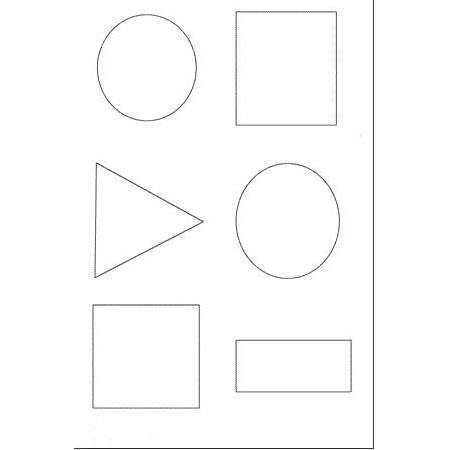
#> input picture resources/shapes.png, 450 x 450 px
$ python gorev8.py
#> lines starting #> are read from the running program, lines starting #| are printed output that depends on the picture; after the words box and inside, x2 and y2 are one past the last pixel; in counts of white or black regions, pixels touching at a corner belong together
import cv2
import numpy as np
path = "resources/shapes.png"
img = cv2.imread(path)
#> img is the input picture: shape (450, 450, 3); mean B, G, R 252, 252, 252
gray_img = cv2.cvtColor(img, cv2.COLOR_BGR2GRAY)
corners = cv2.goodFeaturesToTrack(gray_img, 50, 0.01, 15, useHarrisDetector=True, k=0.1) #köşe tespiti için kıullanılan fonksiyon
#> corners = 17 rows, first 8: [371, 446], [96, 163], [202, 221], [95, 277], [74, 448], [199, 407], [236, 340], [199, 305]
corner = np.int32(corners) #resim 32 bitlik tam sayı değerine getirildi
#> corner = contour of 17 points, box (x1, y1, x2, y2) (74, 12, 372, 449), area 62310
for c in corner:
    x,y = c.ravel() #birden fazla boyutlu olan diziyi tek bri diziye indirgedi
    img = cv2.circle(img,(x,y),5,(0,0,255),-1) #verilen koordinatlara kırmızı daire çiz
#> this loop made 17 passes
#> (x, y) on passes 1 to 12: (371, 446), (96, 163), (202, 221), (95, 277), (74, 448), (199, 407), (236, 340), (199, 305), (334, 13), (93, 305), (236, 391), (236, 12)
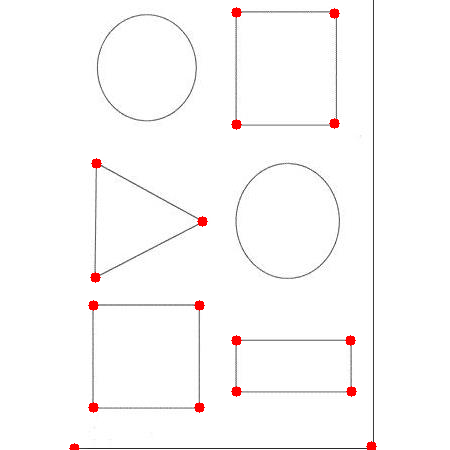
#> img: shape (450, 450, 3); mean B, G, R 250.5, 250.5, 252.2
cv2.imshow("corner detection",img)
cv2.waitKey(0)
cv2.destroyAllWindows()


###edge
import cv2

path = "resources/shapes.png"
img = cv2.imread(path)
blurred = cv2.GaussianBlur(img, (5,5),0) #resim blurlandı
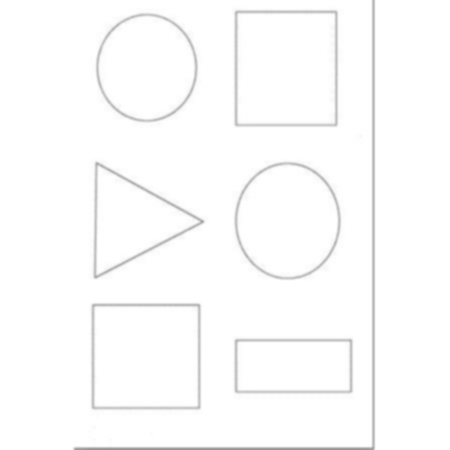
#> blurred: shape (450, 450, 3); mean B, G, R 251.9, 251.9, 251.9
edged = cv2.Canny(blurred,100,200)
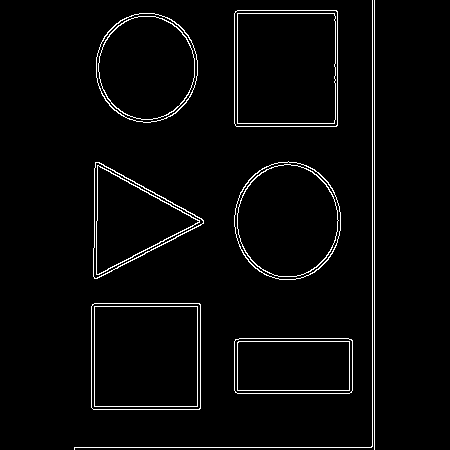
#> edged: shape (450, 450); 2.9% white in thin lines or dots, all inside (x1, y1, x2, y2) = (74, 0, 375, 450)
cv2.imshow("edged",edged)
cv2.waitKey(0)

$ run again, with resources/circles.jpg saved as resources/shapes.png
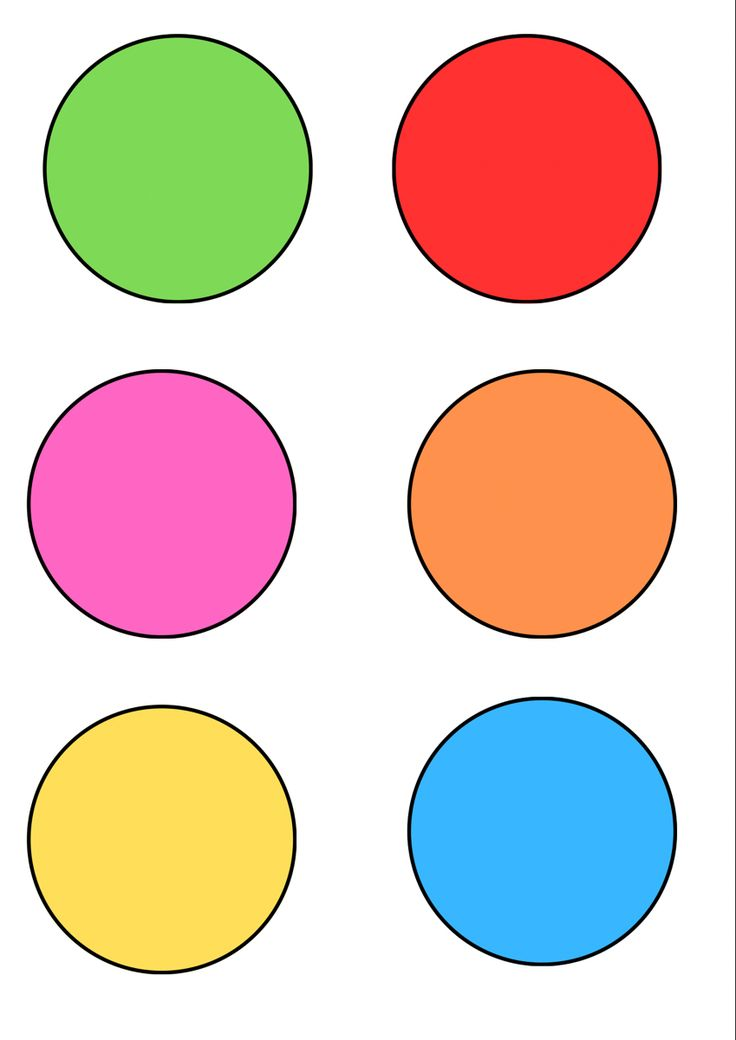
#> input picture resources/circles.jpg, 736 x 1040 px
#> img is the input picture: shape (1040, 736, 3); mean B, G, R 193.6, 205.2, 225.2
#> `gray_img = cv2.cvtColor(img, cv2.COLOR_BGR2GRAY)`:
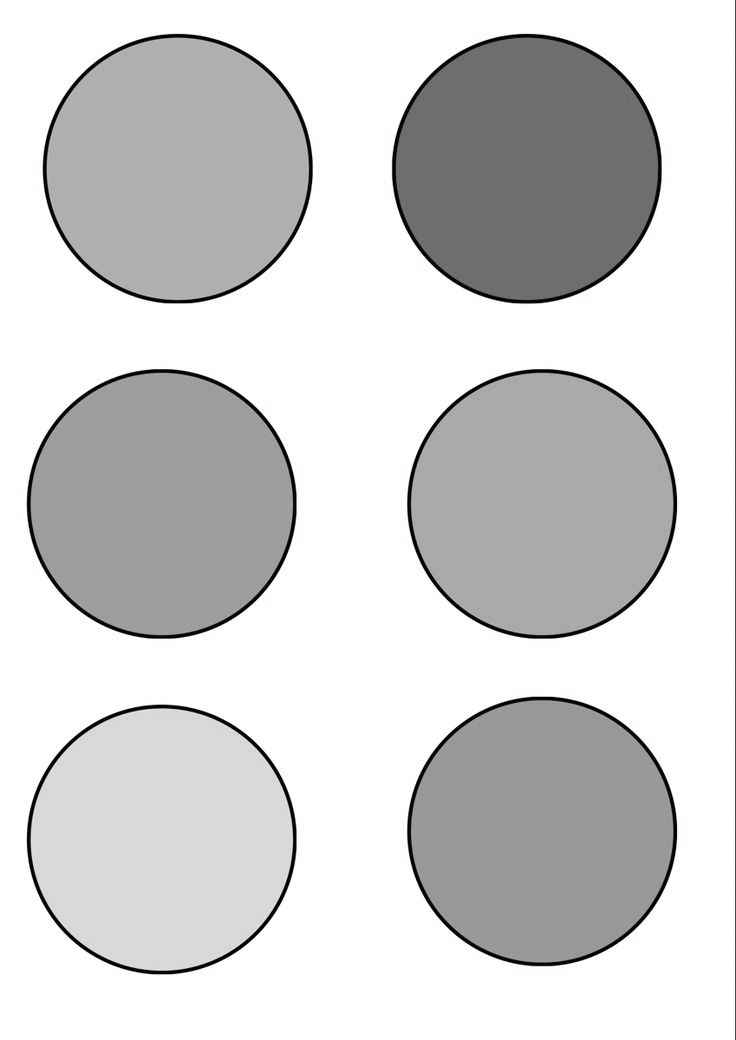
#> gray_img: shape (1040, 736); min 0, max 255, mean 209.9
#> corners = 50 rows, first 8: [108, 60], [100, 271], [61, 759], [267, 260], [74, 92], [59, 915], [291, 228], [249, 275]
#> corner = contour of 50 points, box (x1, y1, x2, y2) (36, 42, 658, 959), area 858402
#> the loop `for c in corner:` made 50 passes
#> `edged = cv2.Canny(blurred,100,200)`:
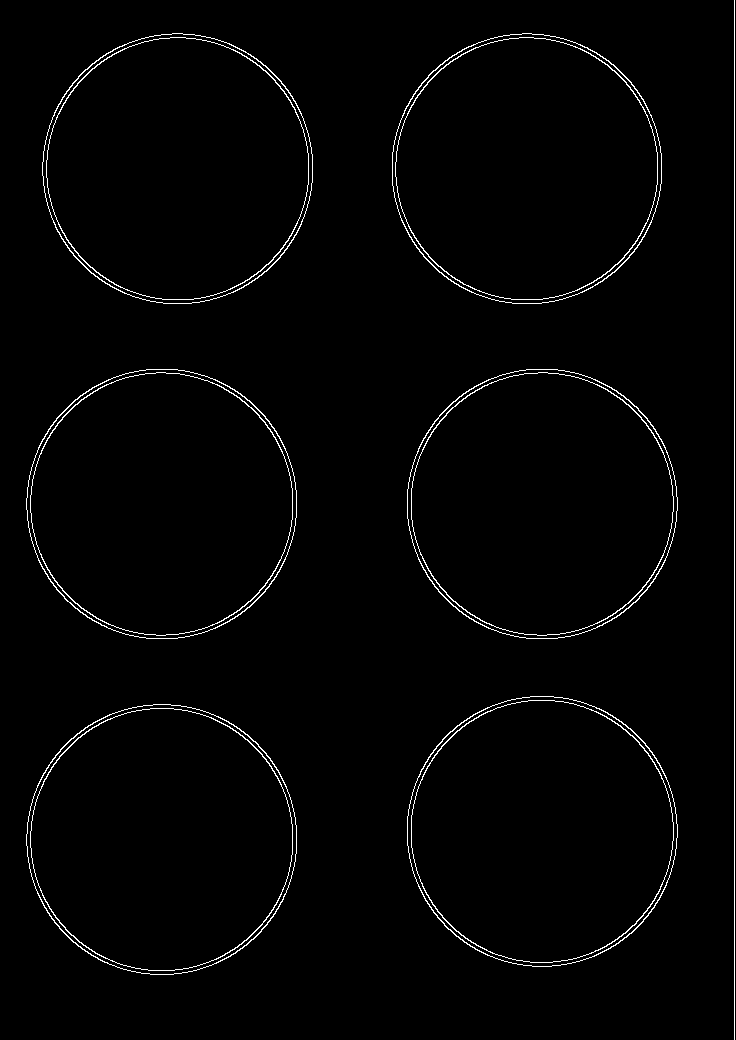
#> edged: shape (1040, 736); 1.7% white in thin lines or dots
